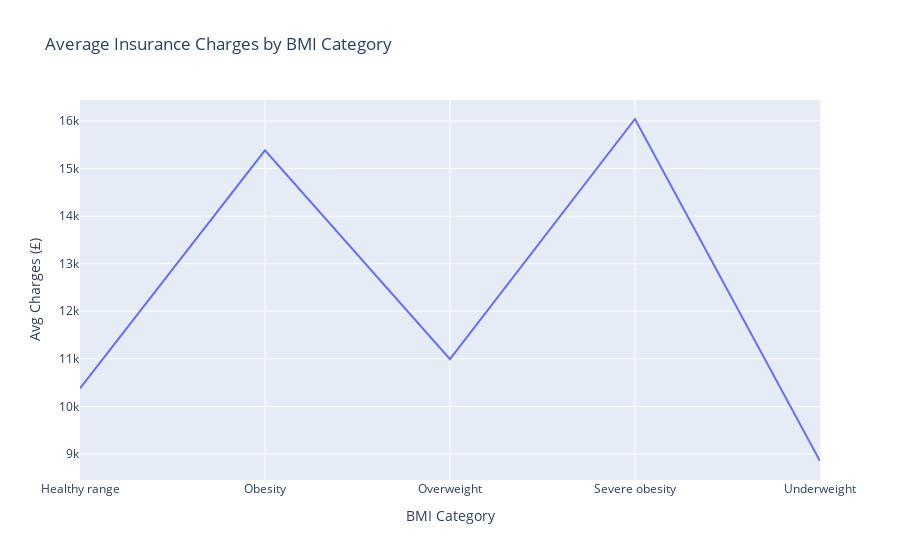

This figure's notebook cell:
### Markdown cell above
#Descriptive visualisation

### Code cell
avg_charges_by_bmi = df_cleaned.groupby('bmi_ctg', as_index=False)['charges'].mean()
fig = px.line(avg_charges_by_bmi, x='bmi_ctg', y='charges',
              title='Average Insurance Charges by BMI Category',
              labels={'charges': 'Avg Charges (£)', 'bmi_ctg': 'BMI Category'})
fig.show()

### Figure 1 — Plotly figure (JSON) as saved in the notebook; plotly's stock layout.template omitted (floating-point values rounded to 4 significant figures)
{"data": [{"hovertemplate": "BMI Category=%{x}<br>Avg Charges (£)=%{y}<extra></extra>", "legendgroup": "", "line": {"color": "#636efa", "dash": "solid"}, "marker": {"symbol": "circle"}, "mode": "lines", "name": "", "orientation": "v", "showlegend": false, "type": "scatter", "x": ["Healthy range", "Obesity", "Overweight", "Severe obesity", "Underweight"], "xaxis": "x", "y": [10380.0, 15380.0, 10990.0, 16040.0, 8852.0], "yaxis": "y"}], "layout": {"legend": {"tracegroupgap": 0}, "title": {"text": "Average Insurance Charges by BMI Category"}, "xaxis": {"anchor": "y", "domain": [0, 1], "title": {"text": "BMI Category"}}, "yaxis": {"anchor": "x", "domain": [0, 1], "title": {"text": "Avg Charges (£)"}}}}
